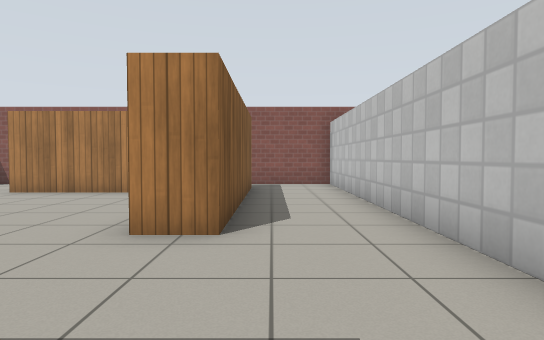
[1] (above)

16 first-person views from a walk through a Gazebo world. The camera is 0.86 m above the floor, tilts 2° down and sees 75° across. The floor is counted in squares, 1 m on a side. Each view is taken from the middle of a square. On the plan, view 1 faces up. The plan holds only what a view shows up to about 12 squares ahead; the rest is blank. Gazebo's built-in surfaces are drawn with simple patterns.

[2]
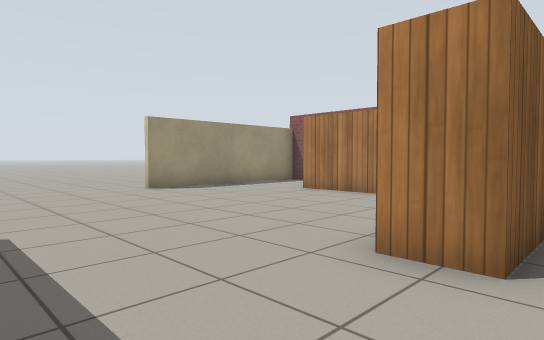

[3]
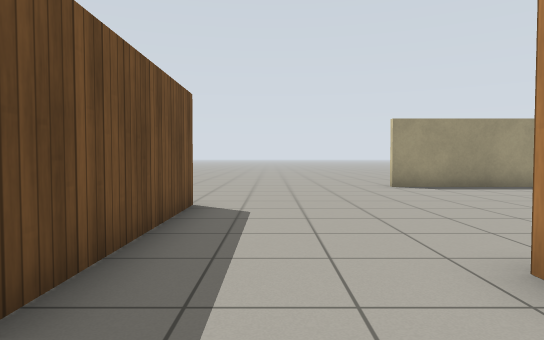

[4]
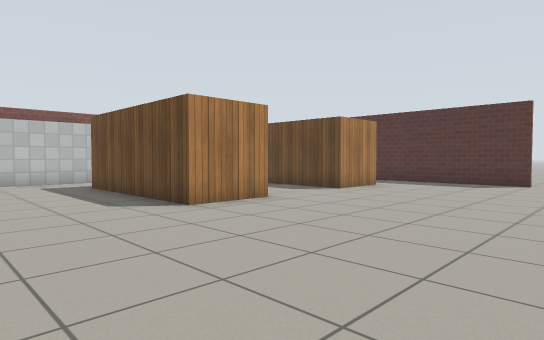

[5]
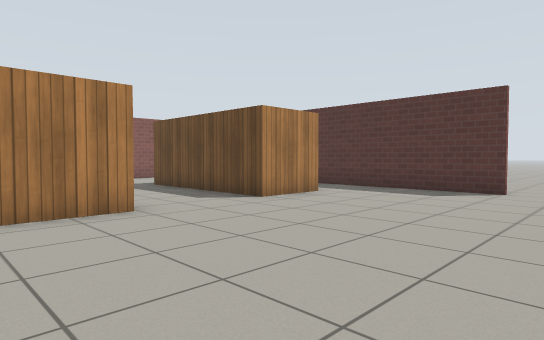

[6]
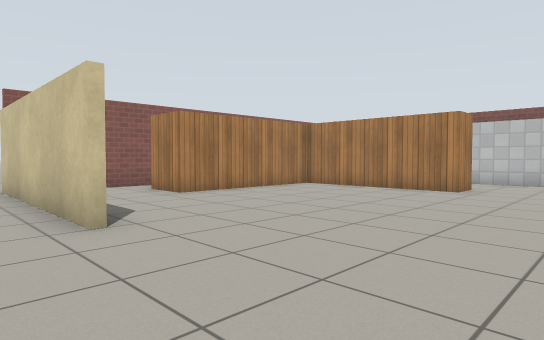

[7]
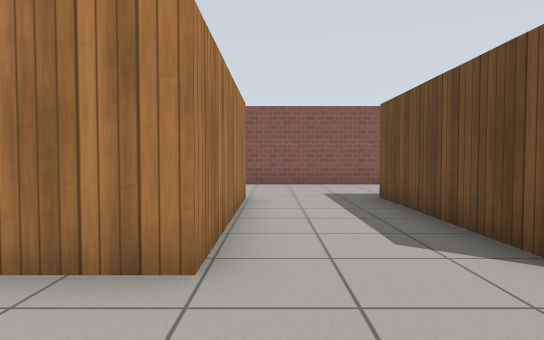

[8]
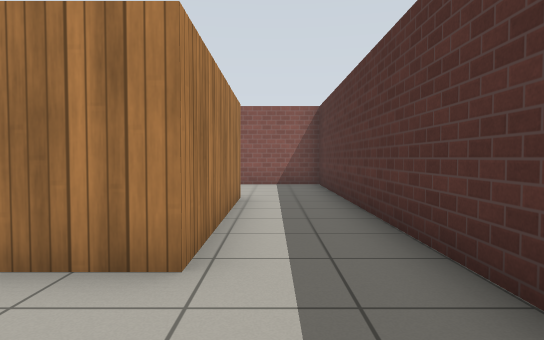

[9]
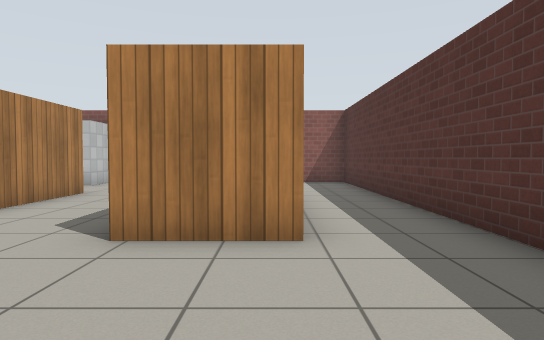

[10]
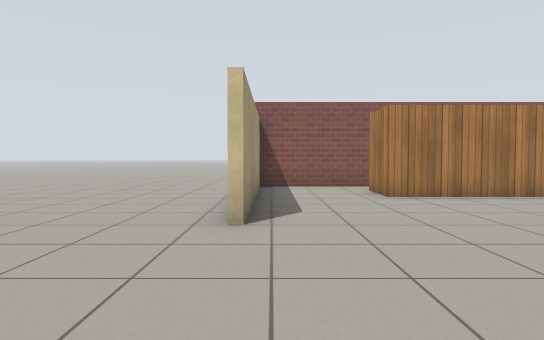

[11]
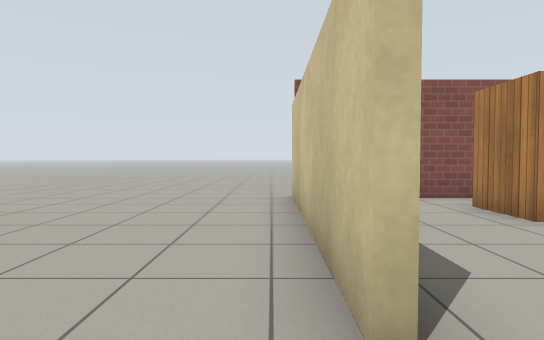

[12]
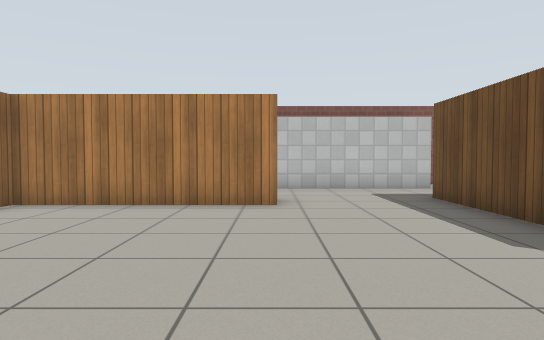

[13]
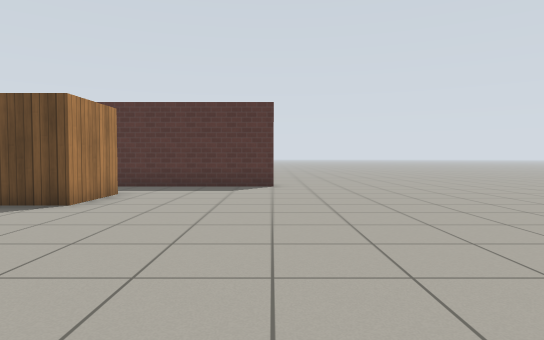

[14]
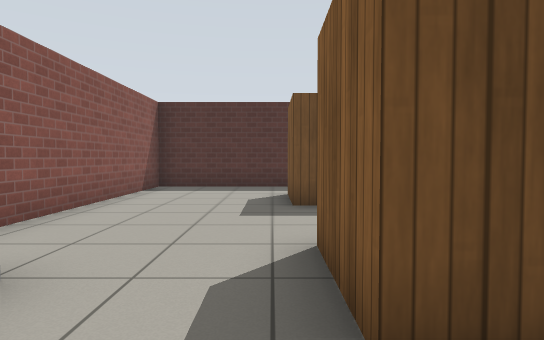

[15]
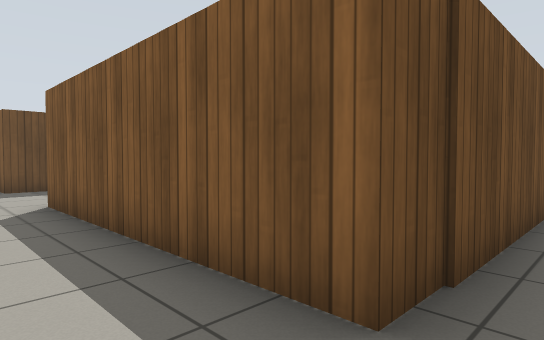

[16]
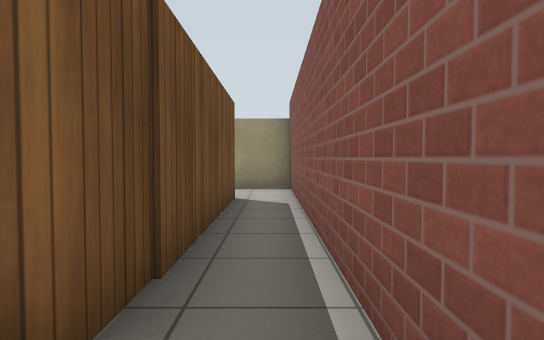

### Floor plan
Points are (right, up) in squares from view 1. A wall is a line through its corners. A room is listed if a view was taken in it or the views show most of it. See-through windows are left out.
Room 1 (views 1, 2, 3, 4, 5, 6, 7, 8, 9, 10, 11, 12, 13, 14, 15, 16)
walls: (-5.4, 0.6) (-0.6, 0.6) (-0.6, -1.4) (-5.4, -1.4) (-5.4, 0.6); (-1.6, 3.9) (-1.6, 8.7) (-6.5, 8.7) (-6.5, 10.2) (-0.6, 10.2) (-0.6, 3.9) (-1.6, 3.9); (-5.4, -4.3) (-0.4, -4.3) (-0.4, -6.3) (-5.4, -6.3) (-5.4, -4.3); (-9.6, 5.5) (-9.6, 11.8); (3.1, -0.4) (1.9, -0.4) (1.9, 11.5) (-9.4, 11.5) (-9.4, 5.5); (-9.1, -8.5) (3.4, -8.5) (3.4, -1)
ways out: opening at (-10.5, -9)

Where each view was taken, in squares from view 1:
view 1: 0 up, 0 right, facing up
view 2: 1 up, 0 right, facing up-left
view 3: 2 up, 1 right, facing left
view 4: 4 up, 11 left, facing down-right
view 5: 1 up, 11 left, facing down-right
view 6: 1 up, 11 left, facing up-right
view 7: 2 down, 8 left, facing right
view 8: 7 down, 8 left, facing right
view 9: 6 down, 9 left, facing right
view 10: 1 up, 9 left, facing up
view 11: 4 up, 10 left, facing up
view 12: 4 up, 8 left, facing right
view 13: 2 up, 9 left, facing down
view 14: 2 up, 0 right, facing down
view 15: 11 up, 1 right, facing down-left
view 16: 11 up, 1 right, facing left
